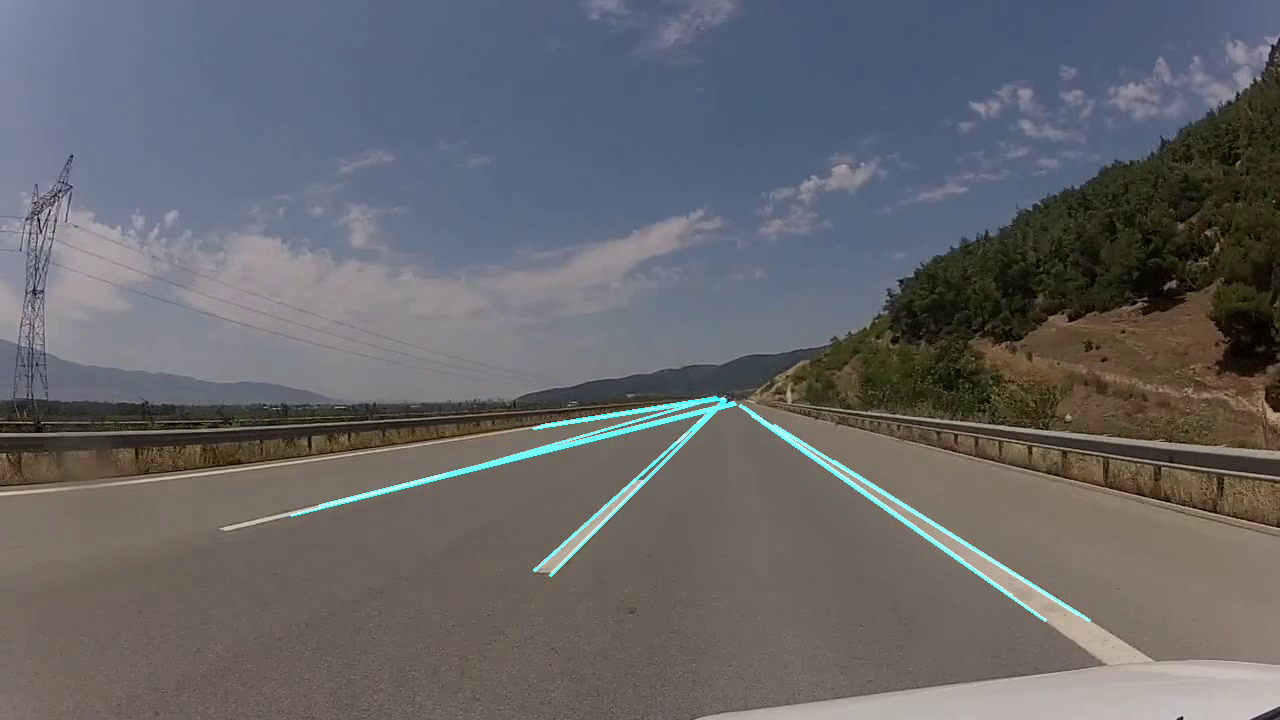
#> input picture frame 3 of Detect Lanes from the car dash-camera/LanesDetected.mp4, 1280 x 720 px, given in place of Road - 1101.mp4, which was not available
$ jupyter execute --allow-errors 'Notebook - OpenCV - Detect Lanes from the car dash-camera.ipynb'
#> lines starting #> are read from the running program, lines starting #| are printed output that depends on the picture; after the words box and inside, x2 and y2 are one past the last pixel; in counts of white or black regions, pixels touching at a corner belong together; pictures that were not available may be replaced by others from this repository, and a replacement may not be noted
[cell 1]
import cv2

[cell 2]
def cv2_imshow(image):
    cv2.imshow("",image)
    k = cv2.waitKey(0) & 0xFF
    if(k==27):
        cv2.destroyAllWindows()

[cell 3]
import base64
# import HTML
import html
from IPython.display import HTML
from base64 import b64encode
# from weasyprint import HTML
def show_video(video_path):
    video_file = open(video_path,"r+b").read()
    video_url = f"data:video/mp4;base64,{b64encode(video_file).decode()}"
    return HTML(f"""<video width=600 controls><source src="{video_url}"></video>""")

[cell 4]
video_path = "Road - 1101.mp4"

[cell 5]
capture = cv2.VideoCapture(video_path)

[cell 6]
capture

[cell 7]
import numpy
rectangle = numpy.zeros((300,300), dtype="uint8")
cv2.rectangle (rectangle,(10,10),(200,200),255,-1)
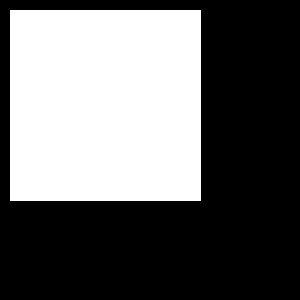
#> rectangle: shape (300, 300); 40.5% white; 1 white region, box (x1, y1, x2, y2) and area: (10, 10, 201, 201) 36481
# cv2_imshow(rectangle)

[cell 8]
import numpy
circle = numpy.zeros((300,300), dtype ="uint8" )
cv2.circle(circle, (150,150),100,255,-1)
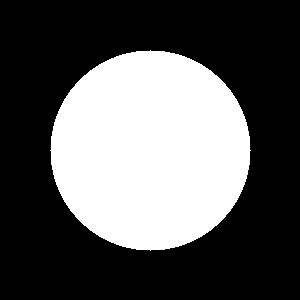
#> circle: shape (300, 300); 34.9% white; 1 white region, box (x1, y1, x2, y2) and area: (50, 50, 251, 251) 31417
# cv2_imshow(circle)

[cell 9]
result = cv2.bitwise_and(rectangle,circle)
# cv2_imshow(result)

[cell 10]
import numpy
def find_region_of_interest(edges, vertices):
    mask = numpy.zeros_like(edges)
    mask_color = 255
    new_image = cv2.fillPoly(mask, vertices, mask_color)
    bitwise_mask = cv2.bitwise_and(edges, mask)
#     cv2_imshow(bitwise_mask)
    return bitwise_mask

[cell 11]
import numpy


def  draw_lane_lines(frame, lines):
    blank_image = numpy.zeros((frame.shape[0],
                              frame.shape[1],
                              3),
                             dtype=numpy.uint8)
    color = (255,255,0)
    thickness = 2
    frame_weight = 0.8
    blank_image_weight = 1
    gamma = 0.0
    for line in lines:
        for start_x, start_y, end_x, end_y in line:
            cv2.line(blank_image, (start_x, start_y),
                    (end_x, end_y), color, thickness)

    lane_image = cv2.addWeighted(frame,frame_weight, blank_image, blank_image_weight, gamma)

    frame_list.append(lane_image)

#     cv2_imshow(lane_image)

[cell 12]
import numpy
def process_frame(frame):
    gray_image = cv2.cvtColor(frame, cv2.COLOR_RGB2GRAY)

    threshold1 = 100
    threshold2 = 120
    edges = cv2.Canny(gray_image, threshold1, threshold2)

    height, width, color = frame.shape
    custom_size = 100
    custom_x = 1.9
    vertices = [(0, height - custom_size),
                (width/custom_x, height/custom_x),
                (width, height - custom_size)]

    cropped_image = find_region_of_interest(edges,
                                            numpy.array([vertices],
                                                        numpy.int32))
    lines = cv2.HoughLinesP(cropped_image,
                  rho = 1,
                  theta = numpy.pi/180,
                  threshold = 90,
                  lines = numpy.array([]),
                  minLineLength = 0.5,

                  maxLineGap = 500)

    draw_lane_lines(frame, lines)

#     cv2_imshow(gray_image)
#     cv2_imshow(edges)

[cell 13]
number_of_frames = 30
frame_list = []
#> (the rest of this cell did not finish here and is left out)

[cell 14]
output_path = "LanesDetected.mp4"
frames_per_second = 30
output = cv2.VideoWriter(output_path, cv2.VideoWriter_fourcc(*"DIVX"),
               frames_per_second,
               size)

for frame in range(len(frame_list)):
    output.write(frame_list[frame])
#> this loop made 27 passes

output.release()

#> (a cell that did not finish here is left out)

$ run again, starting later in the video
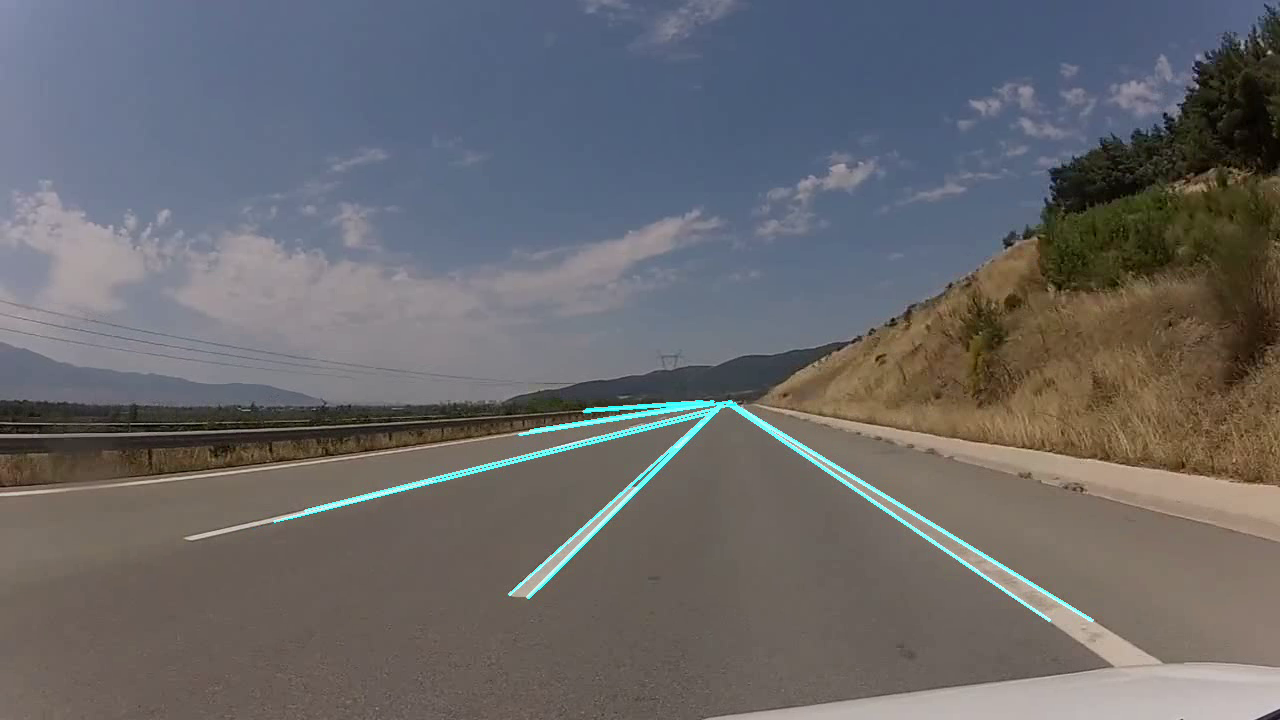
#> input picture frame 13 of Detect Lanes from the car dash-camera/LanesDetected.mp4, 1280 x 720 px, given in place of Road - 1101.mp4, which was not available
#> rectangle: shape (300, 300); 40.5% white; 1 white region, box (x1, y1, x2, y2) and area: (10, 10, 201, 201) 36481
#> circle: shape (300, 300); 34.9% white; 1 white region, box (x1, y1, x2, y2) and area: (50, 50, 251, 251) 31417
#> the loop `for frame in range(len(frame_list)):` made 17 passes

$ run again, starting later in the video
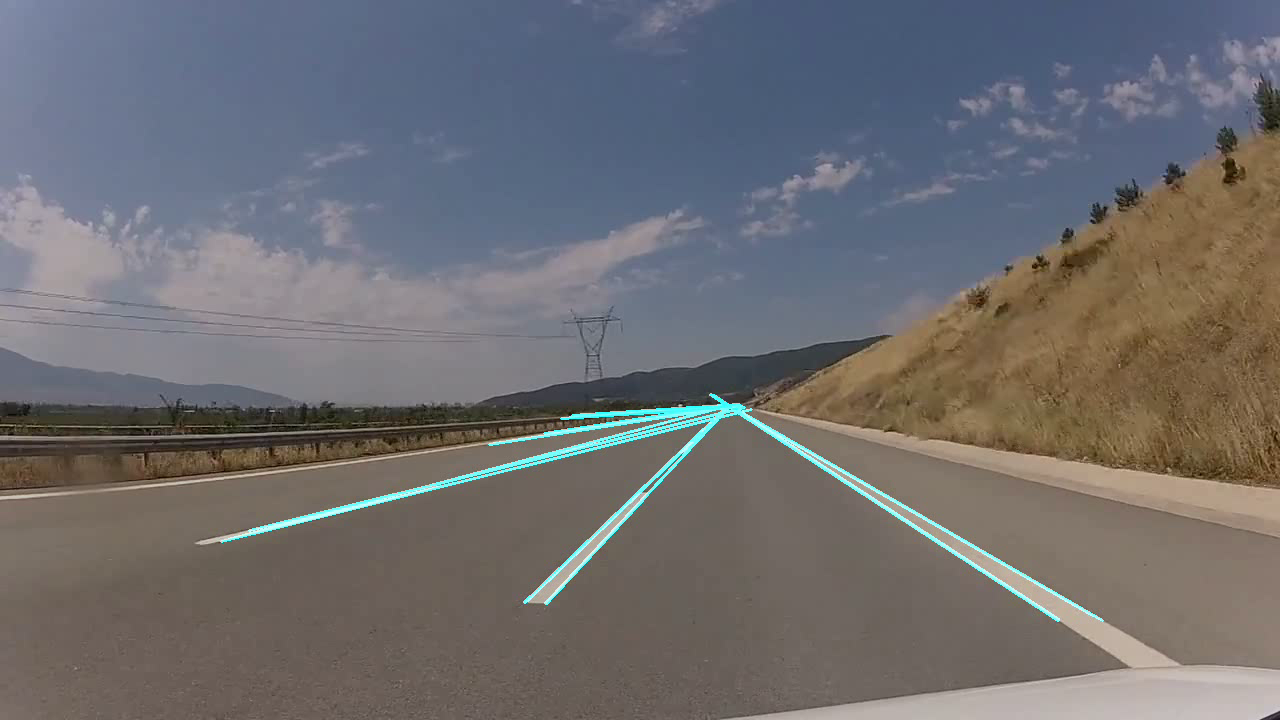
#> input picture frame 24 of Detect Lanes from the car dash-camera/LanesDetected.mp4, 1280 x 720 px, given in place of Road - 1101.mp4, which was not available
#> rectangle: shape (300, 300); 40.5% white; 1 white region, box (x1, y1, x2, y2) and area: (10, 10, 201, 201) 36481
#> circle: shape (300, 300); 34.9% white; 1 white region, box (x1, y1, x2, y2) and area: (50, 50, 251, 251) 31417
#> the loop `for frame in range(len(frame_list)):` made 6 passes
